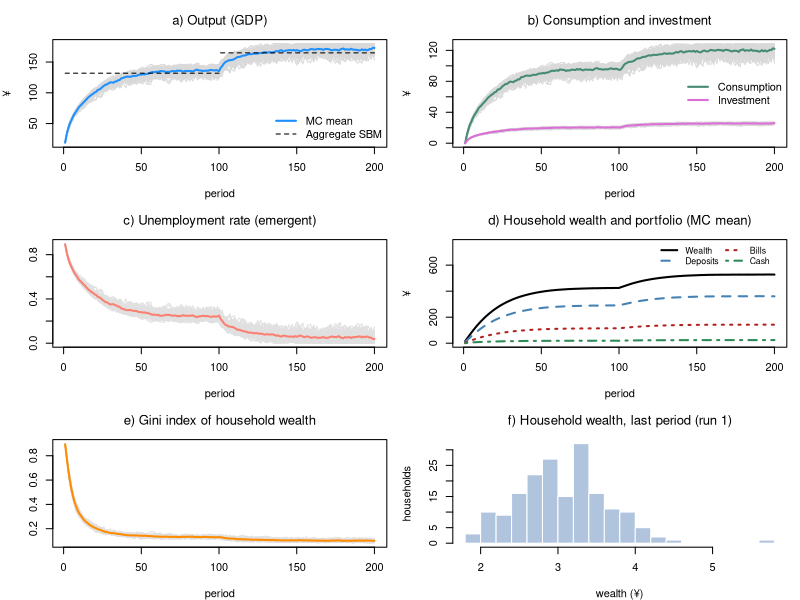

Generate this figure with R:
# *************************************************************************
#  Model AB-SBM (agent-based households, closed economy)
#  Model SBM with heterogeneous households and a job lottery
#  Sources: Godley & Lavoie, Monetary Economics, chapters 4 and 7;
#           agent-based set-up as in the Leeds lectures (ABM-PC, ABM-BMW)
#  Author: Marco Veronese Passarella
#  Last change: 27/11/2026
# *************************************************************************
#  Conventions: upper-case = MACRO total; lower-case = MICRO (one household)
# *************************************************************************
#  Story:
#    - each household decides how much it wants to spend (its OWN alpha1,
#      which falls when the interest rate rises);
#    - firms plan investment (aggregate accelerator, as in SBM);
#    - the economy needs 1/pr workers for each unit of planned demand;
#    - a random job lottery fills those jobs (some stay unfilled = friction);
#    - goods are served first to the government, then to firms (investment),
#      then to households, first-come-first-served;
#    - the wage bill left after interest and depreciation is split equally
#      among the employed; bank profits are split equally among households;
#    - households pay taxes and allocate wealth between cash (for
#      transactions), bills and deposits (the buffer stock).
#  Two independent random shuffles of households per period decide who gets
#  a job and who reaches the shop first.
# *************************************************************************

# Clear environment
rm(list = ls(all = TRUE))

# Set model parameters ####
nPeriods    <- 200         # Periods
nHouseholds <- 180         # Number of households (workforce)
MC          <- 50          # Monte Carlo repetitions
s           <- 0.1         # Size of the hiring randomness (0 = no friction)
shockStart  <- 101         # Period at which government spending rises
alpha10m    <- 0.68        # Mean autonomous component of the propensity to consume out of income
alpha11     <- 4           # Sensitivity of the propensity to consume to the interest rate
alpha1d     <- 0.1         # Spread of alpha10 across households (0 = homogeneous)
alpha2      <- 0.1         # Propensity to consume out of wealth
lambda10    <- 0.25        # Portfolio: autonomous share of bills
lambda11    <- 1           # Portfolio: sensitivity of bills to interest rate
lambdac     <- 0.2         # Cash to (lagged) consumption ratio
theta       <- 0.2         # Average tax rate on income
delta       <- 0.1         # Depreciation rate
gamma       <- 0.1         # Speed of adjustment of capital to its target
kappa       <- 1.5         # Target capital-output ratio
pr          <- 1           # Labour productivity
rb          <- 0.02        # Interest rate on bills
rm          <- 0.02        # Interest rate on deposits
rl          <- 0.02        # Interest rate on loans
G           <- rep(20, nPeriods)   # Government spending (planned)
G[shockStart:nPeriods] <- 25       # Higher government spending
psi         <- 1                   # Fiscal rule: share of the extra interest bill offset by lower spending
rbar        <- 0.02                # Fiscal rule: reference interest rate

# Heterogeneous, time-invariant propensity to consume out of income ####
set.seed(123)
alpha10 <- runif(nHouseholds, alpha10m - alpha1d, alpha10m + alpha1d)

# Define macro variables (results) to be stored ####
store = list(Y    = matrix(0, nPeriods, MC),   # Output / income (GDP)
             C    = matrix(0, nPeriods, MC),   # Consumption
             I    = matrix(0, nPeriods, MC),   # Investment
             V    = matrix(0, nPeriods, MC),   # Household wealth
             H_h  = matrix(0, nPeriods, MC),   # Cash held by households
             B_h  = matrix(0, nPeriods, MC),   # Bills held by households
             M_h  = matrix(0, nPeriods, MC),   # Deposits held by households
             PSBR = matrix(0, nPeriods, MC),   # Public sector borrowing requirement
             UR   = matrix(0, nPeriods, MC),   # Unemployment rate
             GINI = matrix(0, nPeriods, MC))   # Gini index of household wealth

# Store the wealth of each household (first run only, for the histogram)
vHist = matrix(0, nPeriods, nHouseholds)   # Wealth of each household

# Gini index (auxiliary function)
gini <- function(z) { z <- sort(pmax(z, 0)); n <- length(z)
  if (sum(z) == 0) return(0); sum((2 * (1:n) - n - 1) * z) / (n * sum(z)) }

# Record the worst gap between H_h and H_s
sfcGap = 0

# Start the MC loop ####
for (mc in 1:MC) {

  # Set randomness seed
  set.seed(mc)

  # Define and initialise the stocks and last period's flows (MICRO)
  v  = rep(0, nHouseholds)   # Micro: household wealth
  h  = rep(0, nHouseholds)   # Micro: cash
  b  = rep(0, nHouseholds)   # Micro: bills
  m  = rep(0, nHouseholds)   # Micro: deposits
  yd = rep(0, nHouseholds)   # Micro: disposable income (LAST period)
  c  = rep(0, nHouseholds)   # Micro: consumption (LAST period)

  # Define and initialise the stocks and last period's output (MACRO)
  K = 0; L = 0; M_s = 0; B_b = 0; Ylag = 0     # Firms and banks
  B_s = 0; B_cb = 0; H_s = 0                   # Government and central bank

  # Start time loop
  for (i in 1:nPeriods) {

    ## TICK 1: firms plan investment, households plan consumption ####
    DA  = delta * K                                     # Macro: depreciation
    Ipl = max(0, gamma * (kappa * Ylag - K) + DA)       # Macro: planned investment
    alpha1 = alpha10 - alpha11 * rb                     # Micro: propensity to consume (falls with the interest rate)
    cd  = pmax(0, pmin(alpha1 * yd + alpha2 * v, v + yd))  # Micro: planned consumption (never negative)
    Gpl = G[i] - psi * (rb - rbar) * B_s                # Macro: fiscal rule (B_s is still last period's stock here)
    AD  = Gpl + Ipl + sum(cd)                           # Macro: planned demand
    N_d = AD / pr                                       # Macro: labour needed

    ## TICK 2: job lottery ####
    N = min(floor(N_d * runif(1, 1 - s, 1 + s)), floor(N_d), nHouseholds)
    Ypot = N * pr                                       # Macro: goods that can be produced

    ## TICK 3: households are re-shuffled ####
    order_c = sample(nHouseholds)                       # Queue for goods
    order_j = sample(nHouseholds)                       # Queue for jobs (independent of order_c)

    ## TICK 4: goods are served: government, firms, then households ####
    Gs  = min(Gpl, Ypot)                                # Macro: government purchases served
    Is  = min(Ipl, Ypot - Gs)                           # Macro: investment served
    YC  = Ypot - Gs - Is                                # Macro: goods left for households
    cdq = cd[order_c]                                   # Micro: planned demand in queue order
    cda = cumsum(cdq) - cdq                             # Micro: goods claimed by those ahead
    cds = pmin(cdq, pmax(0, YC - cda))                  # Micro: actually served
    c   = rep(0, nHouseholds); c[order_c] = cds         # Micro: actual consumption
    Y   = Gs + Is + sum(c)                              # Macro: output (GDP) = goods actually sold

    ## TICK 5: firms and banks ####
    Llag = L; M_slag = M_s; B_blag = B_b
    WB  = Y - rl * Llag - DA                            # Macro: wage bill = residual
    K   = K + Is - DA                                   # Macro: capital accumulation
    L   = L + Is - DA                                   # Macro: loans fund net investment  
    M_s = M_s + (L - Llag)                              # Macro: loans create deposits
    FB  = rl * Llag + rb * B_blag - rm * sum(m)         # Macro: bank profits (m still lagged here)

    ## TICK 6: incomes, taxes, wealth ####
    wage = rep(0, nHouseholds)
    if (N >= 1) wage[order_j[1:N]] = WB / N             # Micro: wage of the employed
    intinc = rb * b + rm * m                            # Micro: interest on last period's bills and deposits
    income = wage + FB / nHouseholds + intinc           # Micro: total income
    tax    = theta * income                             # Micro: taxes
    yd     = income - tax                               # Micro: disposable income (also used NEXT period)
    v      = v + yd - c                                 # Micro: wealth accumulation

    ## TICK 7: portfolio choice ####
    h = pmax(0, pmin(lambdac * c, v))                   # Micro: cash for transactions
    b = pmax(0, pmin(v * (lambda10 + lambda11 * rb), v - h))  # Micro: bills
    m = v - h - b                                       # Micro: deposits = buffer stock (< 0 = overdraft)

    ## TICK 8: banks, government and central bank ####
    B_cblag = B_cb
    B_b  = sum(m) - M_s                                 # Macro: bills held by banks
    F_cb = rb * B_cb                                    # Macro: central bank profits (on last period's bills)
    PSBR = Gs + rb * B_s - sum(tax) - F_cb              # Macro: public sector borrowing requirement
    B_s  = B_s + PSBR                                   # Macro: supply of bills
    B_cb = B_s - sum(b) - B_b                           # Macro: central bank residual
    H_s  = H_s + (B_cb - B_cblag)                       # Macro: supply of cash
    sfcGap = max(sfcGap, abs(sum(h) - H_s))             # Hidden equation: H_h = H_s
    Ylag = Y

    # Store the wealth of each household (first run only, for the histogram)
    if (mc == 1) vHist[i, ] = v

    # Store macro values
    store$Y[i, mc] = Y;          store$C[i, mc] = sum(c);   store$I[i, mc] = Is
    store$V[i, mc] = sum(v);     store$H_h[i, mc] = sum(h); store$B_h[i, mc] = sum(b)
    store$M_h[i, mc] = sum(m);   store$PSBR[i, mc] = PSBR
    store$UR[i, mc] = (nHouseholds - N) / nHouseholds
    store$GINI[i, mc] = gini(v)
  }
}

# Display the results ####
meanY <- rowMeans(store$Y); late1 <- 81:100; late2 <- 181:200
cat(" ******************************")
cat("\n Households =", nHouseholds, "| MC runs =", MC, "| s =", s)
cat("\n Max |H_h - H_s| =", sfcGap)
cat("\n ******************************")
cat("\n Mean values, periods 81-100 | 181-200: \n Y =", round(mean(meanY[late1]), 2), "|",
    round(mean(meanY[late2]), 2),
    "\n UR =", round(mean(rowMeans(store$UR)[late1]), 3), "|", round(mean(rowMeans(store$UR)[late2]), 3),
    "\n V =", round(mean(rowMeans(store$V)[late1]), 2), "|", round(mean(rowMeans(store$V)[late2]), 2),
    "\n Gini (wealth) =", round(mean(rowMeans(store$GINI)[late1]), 3), "|",
    round(mean(rowMeans(store$GINI)[late2]), 3),
    "\n (aggregate SBM: Y = 131.83 | 164.94)")
cat("\n ******************************")

# Plot the results (grey = runs, bold = MC mean) ####
op = par(mfrow = c(3, 2), mar = c(4, 4, 3, 1))

# a) Output
matplot(store$Y, type = "l", lty = 1, col = "grey85", font.main = 1,
        main = "a) Output (GDP)", xlab = "period", ylab = "¥")
lines(rowMeans(store$Y), lwd = 2, col = "dodgerblue")
segments(1, 131.83, shockStart - 1, 131.83, lty = 2); segments(shockStart, 164.94, nPeriods, 164.94, lty = 2)
legend("bottomright", c("MC mean", "Aggregate SBM"), col = c("dodgerblue", "black"),
       lwd = c(2, 1), lty = c(1, 2), bty = "n")

# b) Consumption and investment
matplot(store$C, type = "l", lty = 1, col = "grey85", font.main = 1,
        main = "b) Consumption and investment", xlab = "period", ylab = "¥",
        ylim = range(0, store$C))
matlines(store$I, lty = 1, col = "grey85")
lines(rowMeans(store$C), lwd = 2, col = "aquamarine4")
lines(rowMeans(store$I), lwd = 2, col = "orchid")
legend("right", c("Consumption", "Investment"), col = c("aquamarine4", "orchid"), lwd = 2, bty = "n")

# c) Unemployment rate (emergent)
matplot(store$UR, type = "l", lty = 1, col = "grey88", font.main = 1,
        main = "c) Unemployment rate (emergent)", xlab = "period", ylab = "")
lines(rowMeans(store$UR), lwd = 2, col = "salmon")

# d) Household portfolio (MC mean)
plot(rowMeans(store$V), type = "l", lwd = 2, col = "black", font.main = 1,
     main = "d) Household wealth and portfolio (MC mean)", xlab = "period", ylab = "¥",
     ylim = range(0, 1.45 * rowMeans(store$V)))
lines(rowMeans(store$M_h), lwd = 2, col = "steelblue", lty = 2)
lines(rowMeans(store$B_h), lwd = 2, col = "firebrick", lty = 3)
lines(rowMeans(store$H_h), lwd = 2, col = "seagreen", lty = 4)
legend("topright", c("Wealth", "Deposits", "Bills", "Cash"),
       col = c("black", "steelblue", "firebrick", "seagreen"), lwd = 2, lty = 1:4, bty = "n", cex = 0.8, ncol = 2)

# e) Wealth inequality (emergent)
matplot(store$GINI, type = "l", lty = 1, col = "grey88", font.main = 1,
        main = "e) Gini index of household wealth", xlab = "period", ylab = "")
lines(rowMeans(store$GINI), lwd = 2, col = "darkorange")

# f) Wealth distribution in the last period (MC = 1)
hist(vHist[nPeriods, ], breaks = 20, col = "lightsteelblue", border = "white", font.main = 1,
     main = "f) Household wealth, last period (run 1)", xlab = "wealth (¥)", ylab = "households")

par(op)
